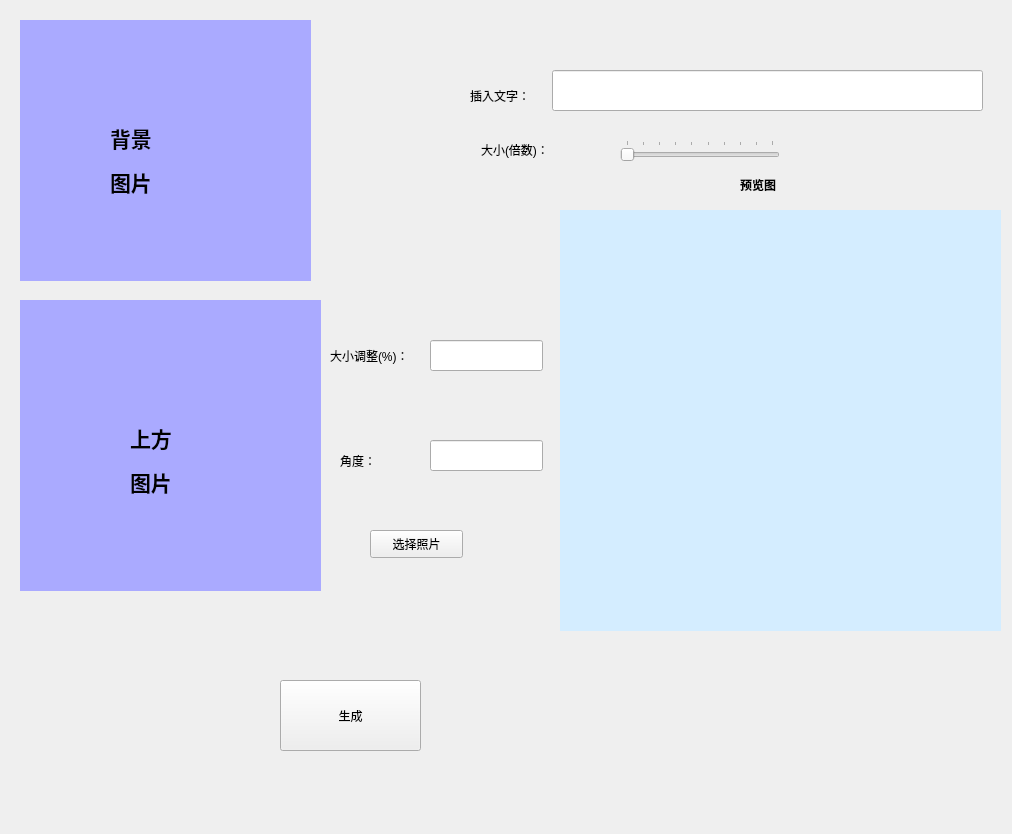
<?xml version="1.0" encoding="UTF-8"?>
<ui version="4.0">
 <class>mainfome</class>
 <widget class="QWidget" name="mainfome">
  <property name="geometry">
   <rect>
    <x>0</x>
    <y>0</y>
    <width>1012</width>
    <height>834</height>
   </rect>
  </property>
  <property name="windowTitle">
   <string>我的表情包神器</string>
  </property>
  <widget class="QLabel" name="textBack">
   <property name="geometry">
    <rect>
     <x>110</x>
     <y>120</y>
     <width>101</width>
     <height>81</height>
    </rect>
   </property>
   <property name="minimumSize">
    <size>
     <width>72</width>
     <height>15</height>
    </size>
   </property>
   <property name="lineWidth">
    <number>1</number>
   </property>
   <property name="text">
    <string>&lt;html&gt;&lt;head/&gt;&lt;body&gt;&lt;p&gt;&lt;span style=&quot; font-size:16pt; font-weight:600;&quot;&gt;背景&lt;/span&gt;&lt;/p&gt;&lt;p&gt;&lt;span style=&quot; font-size:16pt; font-weight:600;&quot;&gt;图片&lt;/span&gt;&lt;/p&gt;&lt;/body&gt;&lt;/html&gt;</string>
   </property>
   <property name="indent">
    <number>-1</number>
   </property>
  </widget>
  <widget class="QLineEdit" name="Editforsize">
   <property name="geometry">
    <rect>
     <x>430</x>
     <y>340</y>
     <width>113</width>
     <height>31</height>
    </rect>
   </property>
  </widget>
  <widget class="QLineEdit" name="Editforpo">
   <property name="geometry">
    <rect>
     <x>430</x>
     <y>440</y>
     <width>113</width>
     <height>31</height>
    </rect>
   </property>
  </widget>
  <widget class="QLabel" name="Bpicture">
   <property name="geometry">
    <rect>
     <x>20</x>
     <y>20</y>
     <width>291</width>
     <height>261</height>
    </rect>
   </property>
   <property name="styleSheet">
    <string notr="true">
background-color: rgb(170, 170, 255);</string>
   </property>
   <property name="text">
    <string/>
   </property>
   <property name="pixmap">
    <pixmap>../../../Pic/background.jpg</pixmap>
   </property>
   <property name="scaledContents">
    <bool>true</bool>
   </property>
   <property name="wordWrap">
    <bool>false</bool>
   </property>
  </widget>
  <widget class="QLabel" name="UPicture">
   <property name="geometry">
    <rect>
     <x>20</x>
     <y>300</y>
     <width>301</width>
     <height>291</height>
    </rect>
   </property>
   <property name="styleSheet">
    <string notr="true">background-color: rgb(170, 170, 255);</string>
   </property>
   <property name="text">
    <string/>
   </property>
  </widget>
  <widget class="QLabel" name="TextforUp">
   <property name="geometry">
    <rect>
     <x>130</x>
     <y>420</y>
     <width>101</width>
     <height>81</height>
    </rect>
   </property>
   <property name="minimumSize">
    <size>
     <width>72</width>
     <height>15</height>
    </size>
   </property>
   <property name="lineWidth">
    <number>1</number>
   </property>
   <property name="text">
    <string>&lt;html&gt;&lt;head/&gt;&lt;body&gt;&lt;p&gt;&lt;span style=&quot; font-size:16pt; font-weight:600;&quot;&gt;上方&lt;/span&gt;&lt;/p&gt;&lt;p&gt;&lt;span style=&quot; font-size:16pt; font-weight:600;&quot;&gt;图片&lt;/span&gt;&lt;/p&gt;&lt;/body&gt;&lt;/html&gt;</string>
   </property>
   <property name="indent">
    <number>-1</number>
   </property>
  </widget>
  <widget class="QPushButton" name="buttunforMake">
   <property name="geometry">
    <rect>
     <x>280</x>
     <y>680</y>
     <width>141</width>
     <height>71</height>
    </rect>
   </property>
   <property name="text">
    <string>生成</string>
   </property>
  </widget>
  <widget class="QLabel" name="TextforUpsize">
   <property name="geometry">
    <rect>
     <x>330</x>
     <y>340</y>
     <width>101</width>
     <height>31</height>
    </rect>
   </property>
   <property name="minimumSize">
    <size>
     <width>72</width>
     <height>15</height>
    </size>
   </property>
   <property name="lineWidth">
    <number>1</number>
   </property>
   <property name="text">
    <string>大小调整(%)：</string>
   </property>
   <property name="indent">
    <number>-1</number>
   </property>
  </widget>
  <widget class="QLabel" name="TextforUp_3">
   <property name="geometry">
    <rect>
     <x>340</x>
     <y>430</y>
     <width>101</width>
     <height>61</height>
    </rect>
   </property>
   <property name="minimumSize">
    <size>
     <width>72</width>
     <height>15</height>
    </size>
   </property>
   <property name="lineWidth">
    <number>1</number>
   </property>
   <property name="text">
    <string>角度：</string>
   </property>
   <property name="indent">
    <number>-1</number>
   </property>
  </widget>
  <widget class="QLabel" name="Lookpicture">
   <property name="geometry">
    <rect>
     <x>560</x>
     <y>210</y>
     <width>441</width>
     <height>421</height>
    </rect>
   </property>
   <property name="styleSheet">
    <string notr="true">background-color: rgb(212, 237, 255);</string>
   </property>
   <property name="text">
    <string/>
   </property>
  </widget>
  <widget class="QLabel" name="Textfortop">
   <property name="geometry">
    <rect>
     <x>740</x>
     <y>170</y>
     <width>101</width>
     <height>31</height>
    </rect>
   </property>
   <property name="minimumSize">
    <size>
     <width>72</width>
     <height>15</height>
    </size>
   </property>
   <property name="lineWidth">
    <number>1</number>
   </property>
   <property name="text">
    <string>&lt;html&gt;&lt;head/&gt;&lt;body&gt;&lt;p&gt;&lt;span style=&quot; font-weight:600;&quot;&gt;预览图&lt;/span&gt;&lt;/p&gt;&lt;/body&gt;&lt;/html&gt;</string>
   </property>
   <property name="indent">
    <number>-1</number>
   </property>
  </widget>
  <widget class="QLabel" name="Textfortext">
   <property name="geometry">
    <rect>
     <x>470</x>
     <y>80</y>
     <width>101</width>
     <height>31</height>
    </rect>
   </property>
   <property name="minimumSize">
    <size>
     <width>72</width>
     <height>15</height>
    </size>
   </property>
   <property name="lineWidth">
    <number>1</number>
   </property>
   <property name="text">
    <string>插入文字：</string>
   </property>
   <property name="indent">
    <number>-1</number>
   </property>
  </widget>
  <widget class="QLineEdit" name="EditforText">
   <property name="geometry">
    <rect>
     <x>552</x>
     <y>70</y>
     <width>431</width>
     <height>41</height>
    </rect>
   </property>
  </widget>
  <widget class="QPushButton" name="toUpic">
   <property name="geometry">
    <rect>
     <x>370</x>
     <y>530</y>
     <width>93</width>
     <height>28</height>
    </rect>
   </property>
   <property name="text">
    <string>选择照片</string>
   </property>
  </widget>
  <widget class="QLabel" name="label">
   <property name="geometry">
    <rect>
     <x>481</x>
     <y>140</y>
     <width>81</width>
     <height>20</height>
    </rect>
   </property>
   <property name="text">
    <string>大小(倍数)：</string>
   </property>
  </widget>
  <widget class="QSlider" name="fontsize">
   <property name="geometry">
    <rect>
     <x>620</x>
     <y>140</y>
     <width>160</width>
     <height>22</height>
    </rect>
   </property>
   <property name="minimum">
    <number>1</number>
   </property>
   <property name="maximum">
    <number>10</number>
   </property>
   <property name="orientation">
    <enum>Qt::Horizontal</enum>
   </property>
   <property name="tickPosition">
    <enum>QSlider::TicksAbove</enum>
   </property>
   <property name="tickInterval">
    <number>1</number>
   </property>
  </widget>
  <zorder>Editforsize</zorder>
  <zorder>Editforpo</zorder>
  <zorder>Bpicture</zorder>
  <zorder>textBack</zorder>
  <zorder>UPicture</zorder>
  <zorder>TextforUp</zorder>
  <zorder>buttunforMake</zorder>
  <zorder>TextforUpsize</zorder>
  <zorder>TextforUp_3</zorder>
  <zorder>Lookpicture</zorder>
  <zorder>Textfortop</zorder>
  <zorder>Textfortext</zorder>
  <zorder>EditforText</zorder>
  <zorder>toUpic</zorder>
  <zorder>label</zorder>
  <zorder>fontsize</zorder>
 </widget>
 <resources/>
 <connections/>
</ui>
